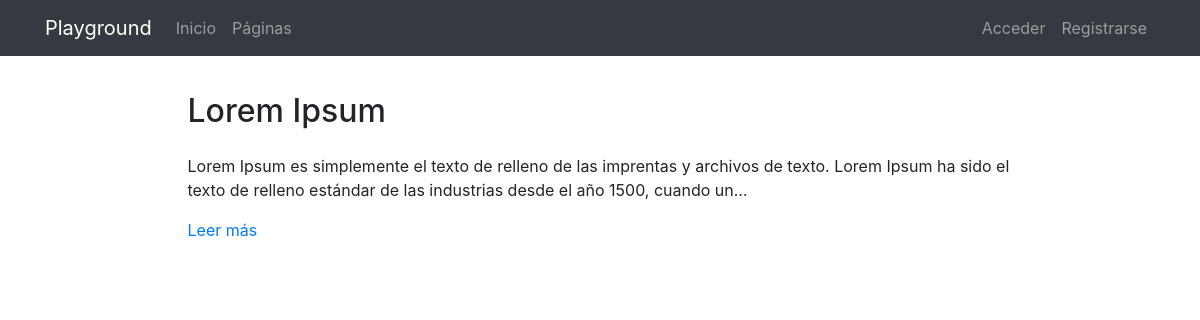
The page /pages/ on the database its author committed.
### applications/pages/models.py (models this page shows, shortened)
class Page(models.Model):
    title = models.CharField(verbose_name="Título", max_length=200)
    content = RichTextField(verbose_name="Contenido")
    order = models.SmallIntegerField(verbose_name="Orden", default=0)
    created = models.DateTimeField(auto_now_add=True, verbose_name="Fecha de creación")
    updated = models.DateTimeField(auto_now=True, verbose_name="Fecha de edición")
    class Meta:
        verbose_name = "página"
        verbose_name_plural = "páginas"
        ordering = ['order', 'title']

### applications/pages/views.py (the view)
# urls.py: path('', PageListView.as_view(), name='pages'),
class PageListView(ListView):
    model = Page

### templates/pages/page_list.html (shortened to what this page needs)
{% extends 'base.html' %}
{% load static %}
{% block content %}
{% include 'includes/pages/pages_menu.html' %}
<main role="main">
  <div class="container mb-4">
    {% for page in page_list|dictsort:'id' reversed  %}
      <div class="row mt-3">
        <div class="col-md-9 mx-auto">
          <h2 class="mb-4">{{page.title}}</h2>
          <div>
            <p>{{page.content|striptags|safe|truncatechars:"200"}}</p>
            <p><a href="{% url 'pages:page' page.id page.title|slugify %}">Leer más</a>
            </p>
          </div>
        </div>
      </div>
    {% endfor %}
  </div>
</main>
{% endblock %}

### applications/core/static/core/css/main.css (style rules this page uses)
main { padding-top: 20px; }
:root { --jumbotron-padding-y: 3rem; }

### rows shown on the page
Page: title "Lorem Ipsum", content "Lorem Ipsum es simplemente el texto de relleno de las imprentas y archivos de texto. Lorem Ipsum ha sido el texto de relleno estándar de las industrias desde el año 1500, cuando un…"
